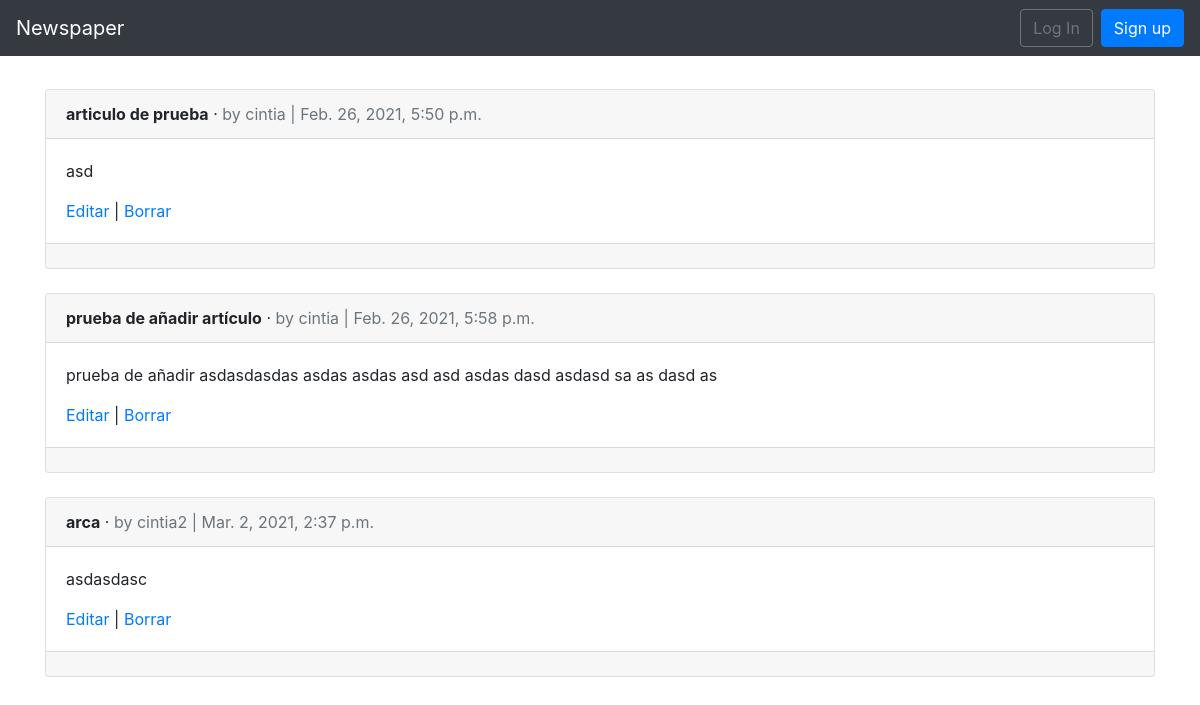
The page /articles/ on the database as committed earlier.
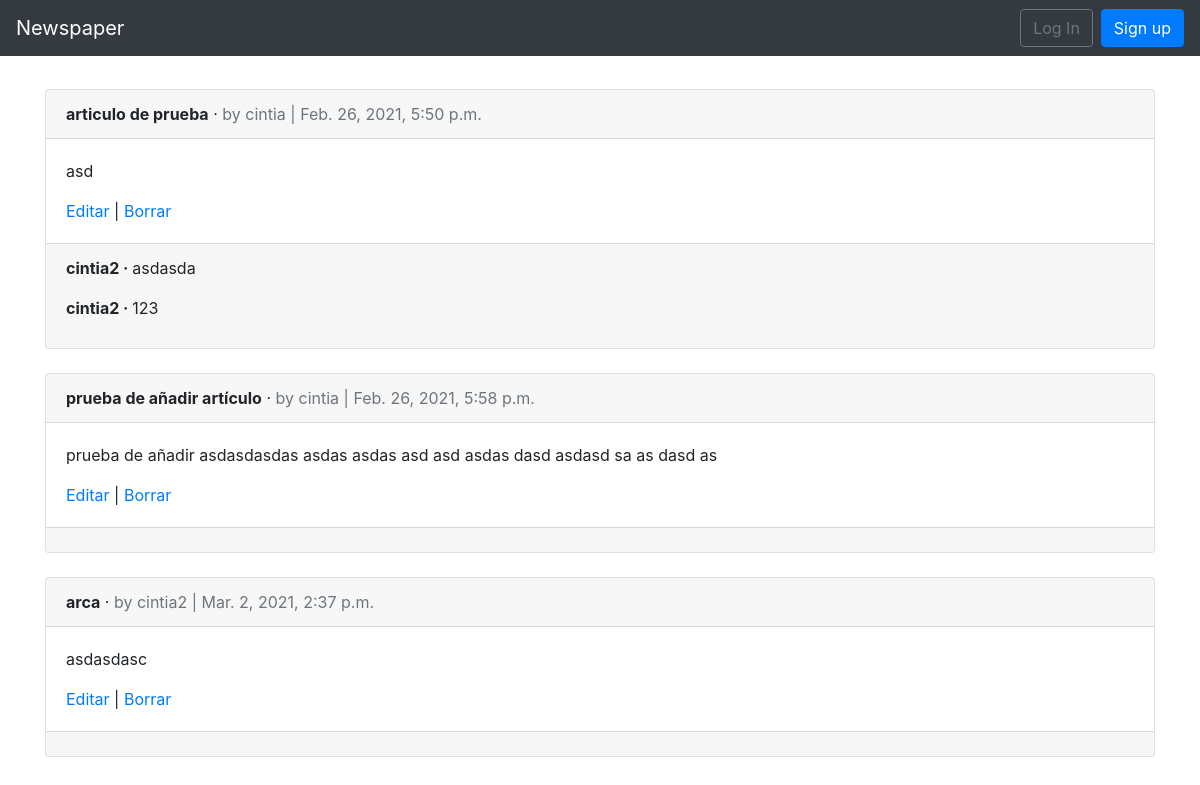
The same page on the database as committed later.
### articles/models.py (models this page shows, shortened)
class Article(models.Model):
    title = models.CharField(max_length=255)
    body = models.TextField()
    date = models.DateTimeField(auto_now_add=True)
    author = models.ForeignKey(
        settings.AUTH_USER_MODEL,
        on_delete=models.CASCADE,
    )

class Comment(models.Model):
    article = models.ForeignKey(
    Article,
    on_delete=models.CASCADE,
    related_name='comments',)
    comment = models.CharField(max_length=140)
    author = models.ForeignKey(
    settings.AUTH_USER_MODEL,
    on_delete=models.CASCADE)
    def __str__(self):
        return self.comment

### accounts/models.py (models this page shows)
class CustomUser(AbstractUser):
    age = models.PositiveIntegerField(null=True, blank=True, verbose_name='Edad')

### articles/views.py (the view)
# urls.py: path('', ArticleListView.as_view(), name='article_list'),
class ArticleListView(ListView):
    model = Article
    template_name = 'article_list.html'

### Templates/article_list.html (shortened to what this page needs)
{% extends 'base.html' %}
{% block content %}
  {% for article in object_list %}
    <div class="card">
      <div class="card-header">
        <span class="font-weight-bold">{{ article.title }}</span> &middot;
        <span class="text-muted">by {{ article.author }} | {{ article.date }}</span>
      </div>
      <div class="card-body">
        <p>{{ article.body }}</p>
        <a href="{% url 'article_edit' article.pk %}">Editar</a> |
        <a href="{% url 'article_delete' article.pk %}">Borrar</a>
      </div>
      <div class="card-footer">
        {% for comment in article.comments.all %}
          <p>
            <span class="font-weight-bold">
              {{ comment.author }} &middot;
            </span>
            {{ comment }}
          </p>
        {% endfor %}
      </div>
    </div>
    <br>
  {% endfor %}
{% endblock content %}

Rows that differ between the two databases and show on the page:
added Comment: author "cintia2", comment "asdasda", shown under Article "articulo de prueba"
added Comment: author "cintia2", comment "123", shown under Article "articulo de prueba"
